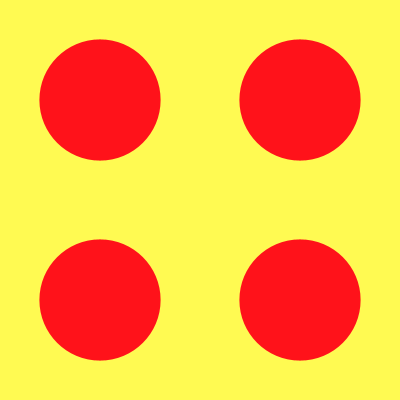
Frame 1 (no input)
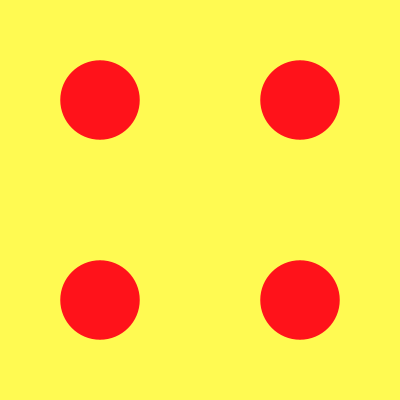
Frame 60 (the mouse pressed at the canvas centre just before this capture)
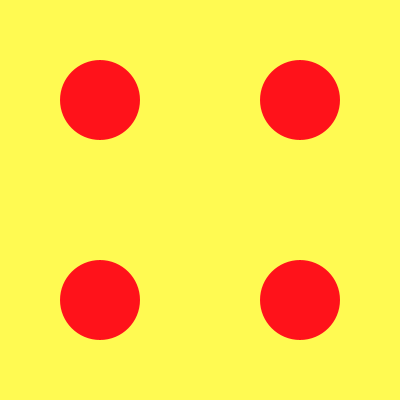
Frame 120 (the mouse held since frame 60 and released just before this capture)

The Processing sketch that drew these frames (run headless with seeded random() and noise(); from frame 60 on, the mouse is pressed at the canvas centre):

// Processing sketch: processing_156526
// ── processing_156526.pde

float time = 0.0;
float increment = 0.01;
void setup()
{
size(400,400);
smooth();
}
void draw()
{
background(255,250,82);
float n = noise(time)*width/2;
time += increment;
fill(255,18,26);
noStroke();
ellipse(3*width/4,height/4,n,n);
ellipse(width/4,height/4,n,n);
ellipse(3*width/4,3*height/4,n,n);
ellipse(width/4,3*width/4,n,n);
}
